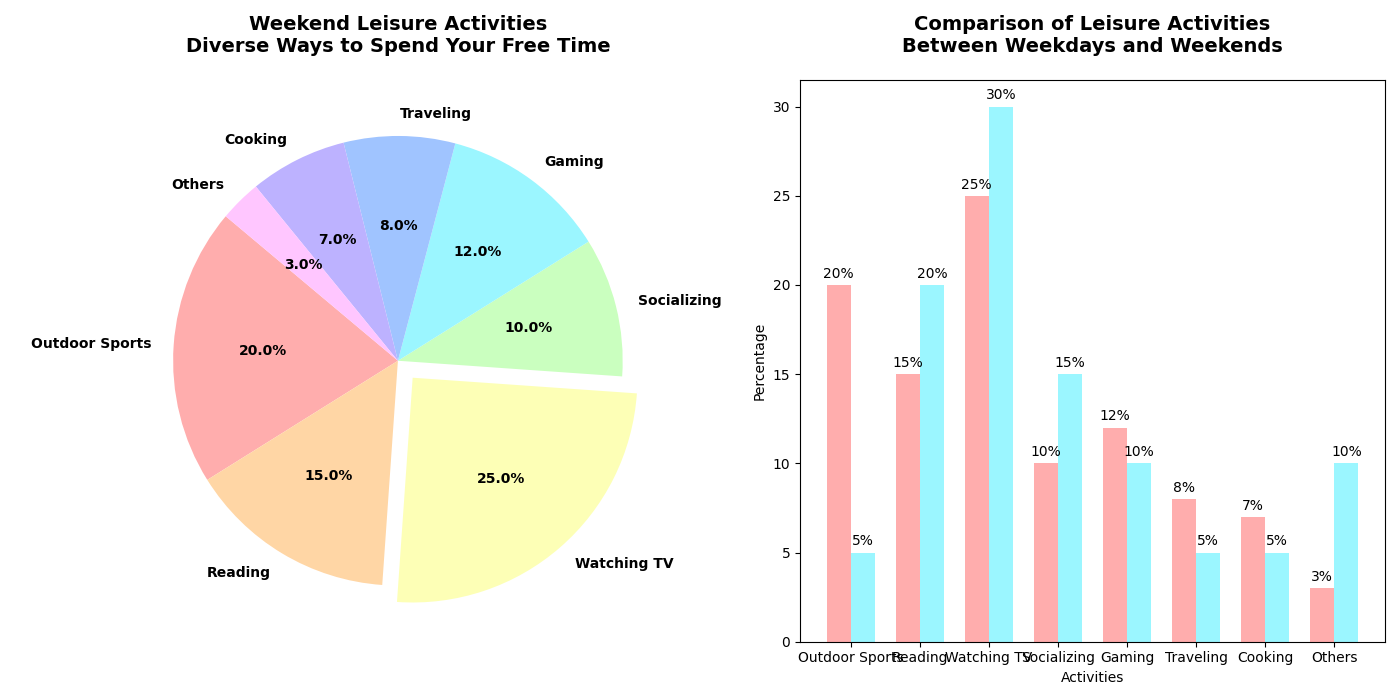

Generate this figure with Python:
import matplotlib.pyplot as plt
import numpy as np

# Data for weekend activities (percentage)
weekend_activities = ['Outdoor Sports', 'Reading', 'Watching TV', 'Socializing', 
                      'Gaming', 'Traveling', 'Cooking', 'Others']
weekend_percentages = [20, 15, 25, 10, 12, 8, 7, 3]

# Data for weekday activities (percentage)
weekday_percentages = [5, 20, 30, 15, 10, 5, 5, 10]

colors = ['#ffadad', '#ffd6a5', '#fdffb6', '#caffbf', '#9bf6ff', 
          '#a0c4ff', '#bdb2ff', '#ffc6ff']

explode_weekend = [0.1 if activity == 'Watching TV' else 0 for activity in weekend_activities]

fig, (ax1, ax2) = plt.subplots(nrows=1, ncols=2, figsize=(14,7))

# Plotting the weekend activities pie chart
ax1.pie(
    weekend_percentages, labels=weekend_activities, colors=colors, autopct='%1.1f%%',
    startangle=140, explode=explode_weekend, shadow=False, textprops={'fontsize': 10, 'weight': 'bold'}
)
ax1.set_title("Weekend Leisure Activities\nDiverse Ways to Spend Your Free Time", fontsize=14, weight='bold', pad=20)

# Bar chart comparison
x = np.arange(len(weekend_activities))  # Label locations
width = 0.35

ax2.bar(x - width/2, weekend_percentages, width, color=['#ffadad'])
ax2.bar(x + width/2, weekday_percentages, width, color=['#9bf6ff'])

ax2.set_xlabel('Activities')
ax2.set_ylabel('Percentage')
ax2.set_title('Comparison of Leisure Activities\nBetween Weekdays and Weekends', fontsize=14, weight='bold', pad=20)
ax2.set_xticks(x)
ax2.set_xticklabels(weekend_activities)

for bars in ax2.containers:
    for bar in bars:
        height = bar.get_height()
        ax2.annotate(f'{height}%',
                     xy=(bar.get_x() + bar.get_width() / 2, height),
                     xytext=(0, 3),
                     textcoords="offset points",
                     ha='center', va='bottom')

plt.tight_layout()
plt.show()
